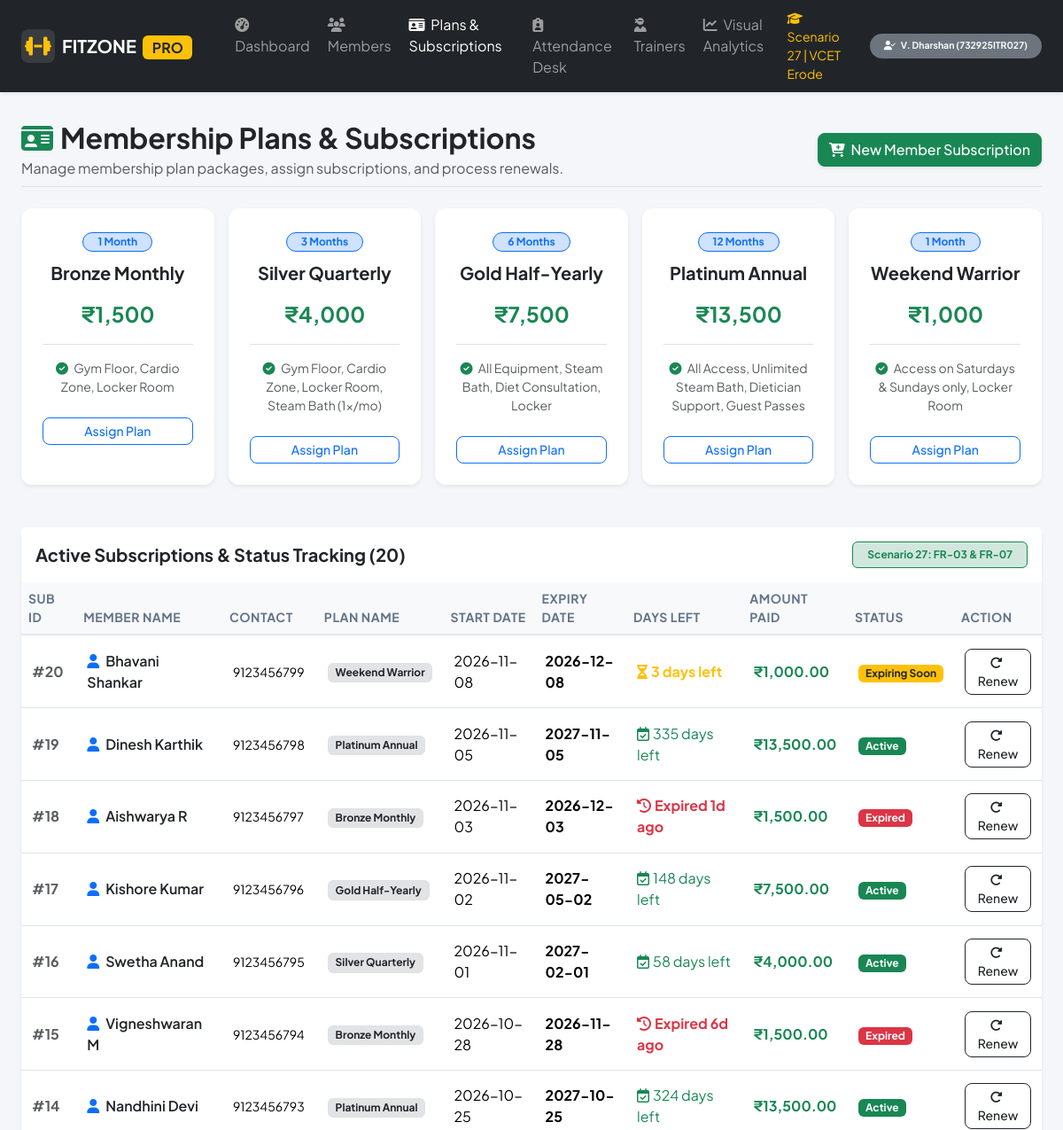
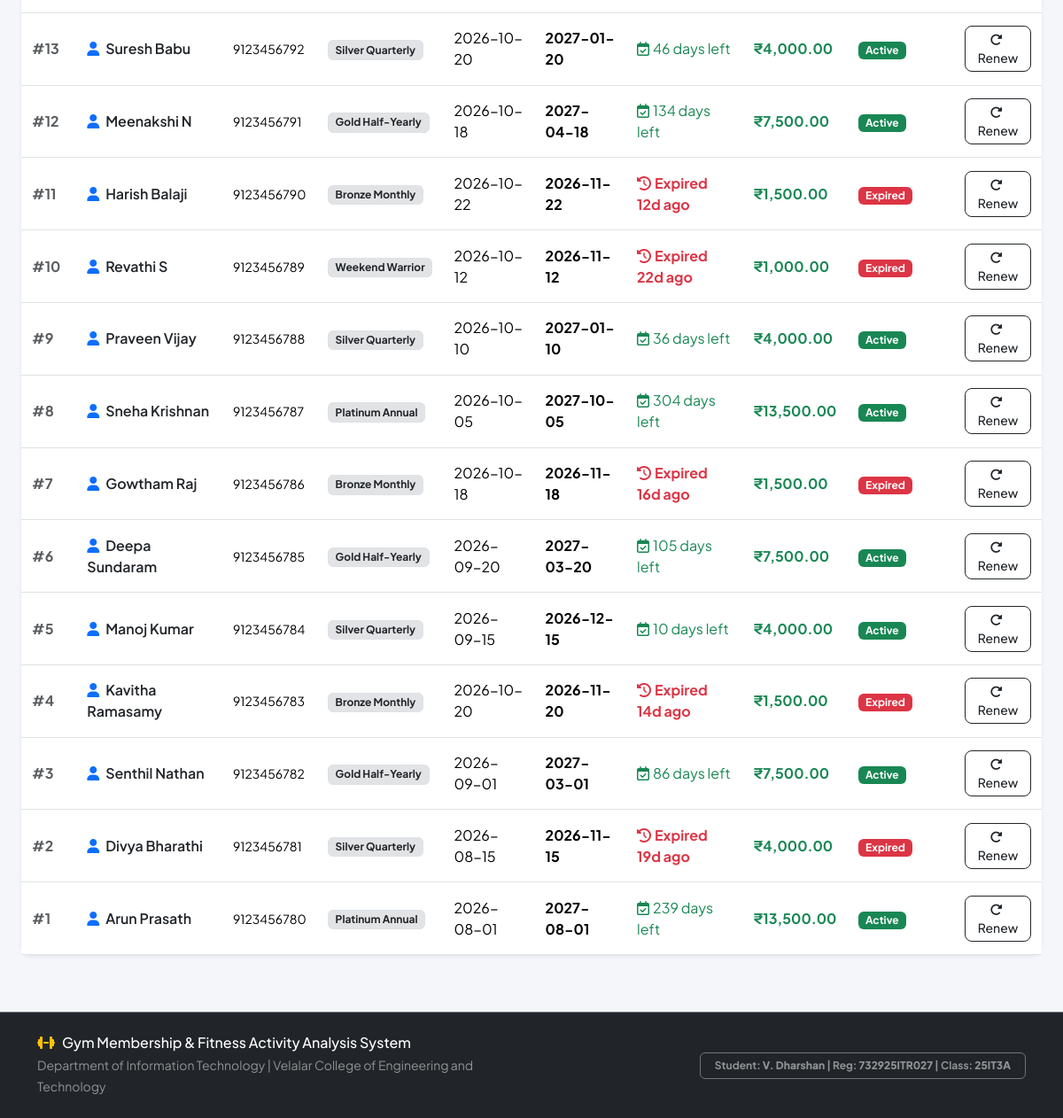
The app's page /plans with its own data (2 pictures, top to bottom).
### tables this page shows
CREATE TABLE membership_plans (
    plan_id INTEGER PRIMARY KEY AUTOINCREMENT,
    plan_name VARCHAR(50) NOT NULL UNIQUE,
    duration_months INTEGER NOT NULL CHECK (duration_months > 0),
    fee DECIMAL(10,2) NOT NULL CHECK (fee >= 0),
    facilities_offered TEXT NOT NULL
);

CREATE TABLE member_subscriptions (
    subscription_id INTEGER PRIMARY KEY AUTOINCREMENT,
    member_id INTEGER NOT NULL,
    plan_id INTEGER NOT NULL,
    start_date DATE NOT NULL,
    expiry_date DATE NOT NULL,
    amount_paid DECIMAL(10,2) NOT NULL CHECK (amount_paid >= 0),
    payment_status VARCHAR(20) NOT NULL DEFAULT 'Paid' CHECK (payment_status IN ('Paid', 'Pending', 'Partially Paid')),
    FOREIGN KEY (member_id) REFERENCES members(member_id) ON DELETE CASCADE,
    FOREIGN KEY (plan_id) REFERENCES membership_plans(plan_id) ON DELETE RESTRICT
);

CREATE TABLE members (
    member_id INTEGER PRIMARY KEY AUTOINCREMENT,
    name VARCHAR(100) NOT NULL,
    age INTEGER NOT NULL CHECK (age >= 14 AND age <= 90),
    gender VARCHAR(10) NOT NULL CHECK (gender IN ('Male', 'Female', 'Other')),
    contact_number VARCHAR(15) NOT NULL UNIQUE,
    email VARCHAR(100) UNIQUE,
    registration_date DATE NOT NULL DEFAULT (CURRENT_DATE),
    status VARCHAR(20) NOT NULL DEFAULT 'Active' CHECK (status IN ('Active', 'Inactive', 'Suspended'))
);

### web/app.py (the view, shortened to what this page needs)
@app.route("/plans", methods=["GET", "POST"])
def plans():
    conn = get_db()
    c = conn.cursor()
    plans_list = c.execute("SELECT * FROM membership_plans ORDER BY plan_id ASC").fetchall()
    subs_list = c.execute("SELECT * FROM vw_active_memberships ORDER BY subscription_id DESC").fetchall()
    members_list = c.execute("SELECT member_id, name FROM members WHERE status = 'Active' ORDER BY name ASC").fetchall()
    conn.close()
    return render_template("plans.html", plans=plans_list, subscriptions=subs_list, members=members_list)

### web/app.py (called while the page is built)
def get_db():
    conn = sqlite3.connect(DB_PATH)
    conn.row_factory = sqlite3.Row
    conn.execute("PRAGMA foreign_keys = ON;")
    return conn

### web/templates/plans.html (shortened to what this page needs)
{% extends "base.html" %}
{% block content %}
<div class="container-fluid px-4">
    <div class="d-flex flex-wrap justify-content-between align-items-center mb-4 pb-2 border-bottom">
        <div>
            <h2 class="fw-bold mb-1 text-dark">
                <i class="fa-solid fa-id-card text-success me-2"></i>Membership Plans & Subscriptions
            </h2>
            <p class="text-muted mb-0">Manage membership plan packages, assign subscriptions, and process renewals.</p>
        </div>
        <div>
            <button class="btn btn-success shadow-sm" data-bs-toggle="modal" data-bs-target="#newSubModal">
                <i class="fa-solid fa-cart-plus me-1"></i> New Member Subscription
            </button>
        </div>
    </div>
    <div class="row g-3 mb-5">
        {% for p in plans %}
        <div class="col-xl col-md-6">
            <div class="card border-0 shadow-sm h-100 plan-card">
                <div class="card-body text-center p-4">
                    <span class="badge bg-primary-subtle text-primary border border-primary px-3 py-1 rounded-pill mb-2">
                        {{ p.duration_months }} Month{% if p.duration_months > 1 %}s{% endif %}
                    </span>
                    <h5 class="fw-bold text-dark mt-1">{{ p.plan_name }}</h5>
                    <div class="my-3">
                        <span class="fs-4 fw-bold text-success">₹{{ "{:,.0f}".format(p.fee) }}</span>
                    </div>
                    <p class="small text-muted mb-4 border-top pt-3">
                        <i class="fa-solid fa-circle-check text-success me-1"></i> {{ p.facilities_offered }}
                    </p>
                    <button class="btn btn-outline-primary btn-sm w-100" data-bs-toggle="modal" data-bs-target="#newSubModal">
                        Assign Plan
                    </button>
                </div>
            </div>
        </div>
        {% endfor %}
    </div>
    <div class="card border-0 shadow-sm">
        <div class="card-header bg-white py-3 border-0 d-flex justify-content-between align-items-center">
            <h5 class="fw-bold mb-0">Active Subscriptions & Status Tracking ({{ subscriptions|length }})</h5>
            <span class="badge bg-success-subtle text-success border border-success px-3 py-2">Scenario 27: FR-03 & FR-07</span>
        </div>
        <div class="table-responsive">
            <table class="table table-hover align-middle mb-0">
                <thead class="table-light small text-uppercase">
                    <tr>
                        <th>Sub ID</th>
                        <th>Member Name</th>
                        <th>Contact</th>
                        <th>Plan Name</th>
                        <th>Start Date</th>
                        <th>Expiry Date</th>
                        <th>Days Left</th>
                        <th>Amount Paid</th>
                        <th>Status</th>
                        <th>Action</th>
                    </tr>
                </thead>
                <tbody>
                    {% for s in subscriptions %}
                    <tr>
                        <td class="fw-bold text-muted">#{{ s.subscription_id }}</td>
                        <td class="fw-semibold text-dark">
                            <i class="fa-solid fa-user text-primary me-1"></i> {{ s.member_name }}
                        </td>
                        <td><small>{{ s.contact_number }}</small></td>
                        <td><span class="badge bg-secondary-subtle text-dark border">{{ s.plan_name }}</span></td>
                        <td>{{ s.start_date }}</td>
                        <td><strong>{{ s.expiry_date }}</strong></td>
                        <td>
                            {% if s.days_remaining is not none %}
                                {% if s.days_remaining < 0 %}
                                    <span class="text-danger fw-bold"><i class="fa-solid fa-clock-rotate-left me-1"></i>Expired {{ -s.days_remaining }}d ago</span>
                                {% elif s.days_remaining <= 7 %}
                                    <span class="text-warning fw-bold"><i class="fa-solid fa-hourglass-half me-1"></i>{{ s.days_remaining }} days left</span>
                                {% else %}
                                    <span class="text-success"><i class="fa-regular fa-calendar-check me-1"></i>{{ s.days_remaining }} days left</span>
                                {% endif %}
                            {% else %}
                                -
                            {% endif %}
                        </td>
                        <td class="fw-bold text-success">₹{{ "{:,.2f}".format(s.amount_paid) }}</td>
                        <td>
                            {% if s.subscription_status == 'Active' %}
                                <span class="badge bg-success text-white px-2 py-1">Active</span>
                            {% elif s.subscription_status == 'Expiring Soon' %}
                                <span class="badge bg-warning text-dark px-2 py-1">Expiring Soon</span>
                            {% else %}
                                <span class="badge bg-danger text-white px-2 py-1">Expired</span>
                            {% endif %}
                        </td>
                        <td>
                            <button class="btn btn-sm btn-outline-dark" data-bs-toggle="modal" data-bs-target="#renewModal{{ s.subscription_id }}">
                                <i class="fa-solid fa-rotate-right me-1"></i> Renew
                            </button>
                        </td>
                    </tr>
                    {% endfor %}
                </tbody>
            </table>
        </div>
    </div>
</div>
{% endblock %}

### web/static/css/style.css (style rules this page uses)
body { font-family: 'Plus Jakarta Sans', -apple-system, BlinkMacSystemFont, "Segoe UI", Roboto, sans-serif; background-color: #f4f6f9; color: #2c3e50; min-height: 100vh; display: flex; flex-direction: column; }
.plan-card, .trainer-card { border-radius: 14px; transition: transform 0.2s ease, box-shadow 0.2s ease; }
.card { border-radius: 12px; }
.table th { font-weight: 700; letter-spacing: 0.5px; color: #64748b; border-bottom: 2px solid #e2e8f0; }
.table td { padding: 0.9rem 0.75rem; vertical-align: middle; }
.btn { border-radius: 8px; font-weight: 500; }

### records on screen
membership_plans: duration_months "1", plan_name "Bronze Monthly", fee "1,500", facilities_offered "Gym Floor, Cardio Zone, Locker Room"
membership_plans: duration_months "3", plan_name "Silver Quarterly", fee "4,000", facilities_offered "Gym Floor, Cardio Zone, Locker Room, Steam Bath (1x/mo)"
membership_plans: duration_months "6", plan_name "Gold Half-Yearly", fee "7,500", facilities_offered "All Equipment, Steam Bath, Diet Consultation, Locker"
membership_plans: duration_months "12", plan_name "Platinum Annual", fee "13,500", facilities_offered "All Access, Unlimited Steam Bath, Dietician Support, Guest Passes"
membership_plans: duration_months "1", plan_name "Weekend Warrior", fee "1,000", facilities_offered "Access on Saturdays & Sundays only, Locker Room"
member_subscriptions: subscription_id "20", member_name "Bhavani Shankar", contact_number "9123456799", plan_name "Weekend Warrior", start_date "2026-11-08", expiry_date "2026-12-08", days_remaining "3", amount_paid "1,000.00", shows "Expiring Soon"
member_subscriptions: subscription_id "19", member_name "Dinesh Karthik", contact_number "9123456798", plan_name "Platinum Annual", start_date "2026-11-05", expiry_date "2027-11-05", days_remaining "335", amount_paid "13,500.00", shows "Active"
member_subscriptions: subscription_id "18", member_name "Aishwarya R", contact_number "9123456797", plan_name "Bronze Monthly", start_date "2026-11-03", expiry_date "2026-12-03", days_remaining "1", amount_paid "1,500.00", shows "Expired"
member_subscriptions: subscription_id "17", member_name "Kishore Kumar", contact_number "9123456796", plan_name "Gold Half-Yearly", start_date "2026-11-02", expiry_date "2027-05-02", days_remaining "148", amount_paid "7,500.00", shows "Active"
member_subscriptions: subscription_id "16", member_name "Swetha Anand", contact_number "9123456795", plan_name "Silver Quarterly", start_date "2026-11-01", expiry_date "2027-02-01", days_remaining "58", amount_paid "4,000.00", shows "Active"
member_subscriptions: subscription_id "15", member_name "Vigneshwaran M", contact_number "9123456794", plan_name "Bronze Monthly", start_date "2026-10-28", expiry_date "2026-11-28", days_remaining "6", amount_paid "1,500.00", shows "Expired"
member_subscriptions: subscription_id "14", member_name "Nandhini Devi", contact_number "9123456793", plan_name "Platinum Annual", start_date "2026-10-25", expiry_date "2027-10-25", days_remaining "324", amount_paid "13,500.00", shows "Active"
member_subscriptions: subscription_id "13", member_name "Suresh Babu", contact_number "9123456792", plan_name "Silver Quarterly", start_date "2026-10-20", expiry_date "2027-01-20", days_remaining "46", amount_paid "4,000.00", shows "Active"
member_subscriptions: subscription_id "12", member_name "Meenakshi N", contact_number "9123456791", plan_name "Gold Half-Yearly", start_date "2026-10-18", expiry_date "2027-04-18", days_remaining "134", amount_paid "7,500.00", shows "Active"
member_subscriptions: subscription_id "11", member_name "Harish Balaji", contact_number "9123456790", plan_name "Bronze Monthly", start_date "2026-10-22", expiry_date "2026-11-22", days_remaining "12", amount_paid "1,500.00", shows "Expired"
member_subscriptions: subscription_id "10", member_name "Revathi S", contact_number "9123456789", plan_name "Weekend Warrior", start_date "2026-10-12", expiry_date "2026-11-12", days_remaining "22", amount_paid "1,000.00", shows "Expired"
member_subscriptions: subscription_id "9", member_name "Praveen Vijay", contact_number "9123456788", plan_name "Silver Quarterly", start_date "2026-10-10", expiry_date "2027-01-10", days_remaining "36", amount_paid "4,000.00", shows "Active"
member_subscriptions: subscription_id "8", member_name "Sneha Krishnan", contact_number "9123456787", plan_name "Platinum Annual", start_date "2026-10-05", expiry_date "2027-10-05", days_remaining "304", amount_paid "13,500.00", shows "Active"
member_subscriptions: subscription_id "7", member_name "Gowtham Raj", contact_number "9123456786", plan_name "Bronze Monthly", start_date "2026-10-18", expiry_date "2026-11-18", days_remaining "16", amount_paid "1,500.00", shows "Expired"
member_subscriptions: subscription_id "6", member_name "Deepa Sundaram", contact_number "9123456785", plan_name "Gold Half-Yearly", start_date "2026-09-20", expiry_date "2027-03-20", days_remaining "105", amount_paid "7,500.00", shows "Active"
member_subscriptions: subscription_id "5", member_name "Manoj Kumar", contact_number "9123456784", plan_name "Silver Quarterly", start_date "2026-09-15", expiry_date "2026-12-15", days_remaining "10", amount_paid "4,000.00", shows "Active"
member_subscriptions: subscription_id "4", member_name "Kavitha Ramasamy", contact_number "9123456783", plan_name "Bronze Monthly", start_date "2026-10-20", expiry_date "2026-11-20", days_remaining "14", amount_paid "1,500.00", shows "Expired"
member_subscriptions: subscription_id "3", member_name "Senthil Nathan", contact_number "9123456782", plan_name "Gold Half-Yearly", start_date "2026-09-01", expiry_date "2027-03-01", days_remaining "86", amount_paid "7,500.00", shows "Active"
member_subscriptions: subscription_id "2", member_name "Divya Bharathi", contact_number "9123456781", plan_name "Silver Quarterly", start_date "2026-08-15", expiry_date "2026-11-15", days_remaining "19", amount_paid "4,000.00", shows "Expired"
member_subscriptions: subscription_id "1", member_name "Arun Prasath", contact_number "9123456780", plan_name "Platinum Annual", start_date "2026-08-01", expiry_date "2027-08-01", days_remaining "239", amount_paid "13,500.00", shows "Active"

### other values on screen
{{ subscriptions|length }} "20"
